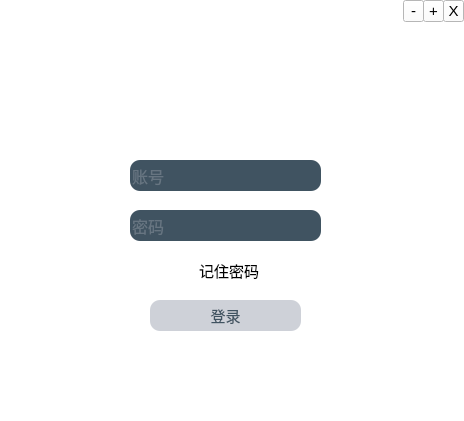
<?xml version="1.0" encoding="UTF-8"?>
<ui version="4.0">
 <class>MainWindow</class>
 <widget class="QMainWindow" name="MainWindow">
  <property name="geometry">
   <rect>
    <x>0</x>
    <y>0</y>
    <width>464</width>
    <height>421</height>
   </rect>
  </property>
  <property name="windowTitle">
   <string>MainWindow</string>
  </property>
  <property name="styleSheet">
   <string notr="true">*{
background:rgb(255, 255, 255);
font-size:15px;
font-style:MingLiU-ExtB;
}
QFrame{
border:sold 10px rgba(0,0,0);
background-image:url(&quot;:/OIP-C.jfif&quot;);/*背景*/
}
QLineEdit{
color:#8d98a1;
background-color:#405361;
font-size:16px;
border-style:outset;
border-radius:10px;
font-style:MingLiU-ExtB;
}
QPushButton{
color:#405361;
background:#ced1d8;
border-style:outset;
border-radius:10px;
font-style:MingLiU-ExtB;
}
QPushButton:pressed{
background-color:rgb(224,0,0);
border-style:inset;
font-style:MingLiU-ExtB;
}
QToolButton{
color:#000000;
}
QToolButton:pressed{
background-color:rgb(224,0,0);
border-style:inset;
font-style:MingLiU-ExtB;
}
QCheckBox{
background:rgba(85,170,255,0);
color:black;
font-style:MingLiU-ExtB;
}
QLabel{
background:rgba(85,170,255,0);
color:white;
font-style:MingLiU-ExtB;
font-size:14px;
}
</string>
  </property>
  <widget class="QWidget" name="centralwidget">
   <widget class="QFrame" name="frame">
    <property name="geometry">
     <rect>
      <x>0</x>
      <y>0</y>
      <width>471</width>
      <height>421</height>
     </rect>
    </property>
    <property name="frameShape">
     <enum>QFrame::StyledPanel</enum>
    </property>
    <property name="frameShadow">
     <enum>QFrame::Raised</enum>
    </property>
    <widget class="QLineEdit" name="lineEdit_username">
     <property name="geometry">
      <rect>
       <x>130</x>
       <y>160</y>
       <width>191</width>
       <height>31</height>
      </rect>
     </property>
     <property name="font">
      <font>
       <family>华文行楷</family>
       <pointsize>-1</pointsize>
      </font>
     </property>
     <property name="placeholderText">
      <string>账号</string>
     </property>
    </widget>
    <widget class="QLineEdit" name="lineEdit_password">
     <property name="geometry">
      <rect>
       <x>130</x>
       <y>210</y>
       <width>191</width>
       <height>31</height>
      </rect>
     </property>
     <property name="font">
      <font>
       <family>华文行楷</family>
       <pointsize>-1</pointsize>
      </font>
     </property>
     <property name="placeholderText">
      <string>密码</string>
     </property>
    </widget>
    <widget class="QCheckBox" name="checkBox">
     <property name="geometry">
      <rect>
       <x>180</x>
       <y>260</y>
       <width>91</width>
       <height>21</height>
      </rect>
     </property>
     <property name="font">
      <font>
       <family>华文行楷</family>
       <pointsize>-1</pointsize>
      </font>
     </property>
     <property name="text">
      <string>记住密码</string>
     </property>
    </widget>
    <widget class="QPushButton" name="pushButton_login">
     <property name="geometry">
      <rect>
       <x>150</x>
       <y>300</y>
       <width>151</width>
       <height>31</height>
      </rect>
     </property>
     <property name="font">
      <font>
       <family>华文行楷</family>
       <pointsize>-1</pointsize>
       <weight>50</weight>
       <italic>false</italic>
       <bold>false</bold>
       <underline>false</underline>
      </font>
     </property>
     <property name="text">
      <string>登录</string>
     </property>
    </widget>
    <widget class="QToolButton" name="toolButton_minimize">
     <property name="geometry">
      <rect>
       <x>403</x>
       <y>0</y>
       <width>21</width>
       <height>22</height>
      </rect>
     </property>
     <property name="text">
      <string>-</string>
     </property>
    </widget>
    <widget class="QToolButton" name="toolButton_close">
     <property name="geometry">
      <rect>
       <x>443</x>
       <y>0</y>
       <width>21</width>
       <height>22</height>
      </rect>
     </property>
     <property name="text">
      <string>X</string>
     </property>
    </widget>
    <widget class="QToolButton" name="toolButton_maxmize">
     <property name="geometry">
      <rect>
       <x>423</x>
       <y>0</y>
       <width>21</width>
       <height>22</height>
      </rect>
     </property>
     <property name="text">
      <string>+</string>
     </property>
    </widget>
    <widget class="QLabel" name="label_logo">
     <property name="geometry">
      <rect>
       <x>180</x>
       <y>40</y>
       <width>91</width>
       <height>91</height>
      </rect>
     </property>
     <property name="text">
      <string/>
     </property>
     <property name="pixmap">
      <pixmap resource="resource.qrc">:/780.jfif</pixmap>
     </property>
     <property name="scaledContents">
      <bool>true</bool>
     </property>
    </widget>
   </widget>
  </widget>
  <widget class="QMenuBar" name="menubar">
   <property name="geometry">
    <rect>
     <x>0</x>
     <y>0</y>
     <width>464</width>
     <height>25</height>
    </rect>
   </property>
  </widget>
  <widget class="QStatusBar" name="statusbar"/>
 </widget>
 <resources>
  <include location="resource.qrc"/>
 </resources>
 <connections/>
</ui>
